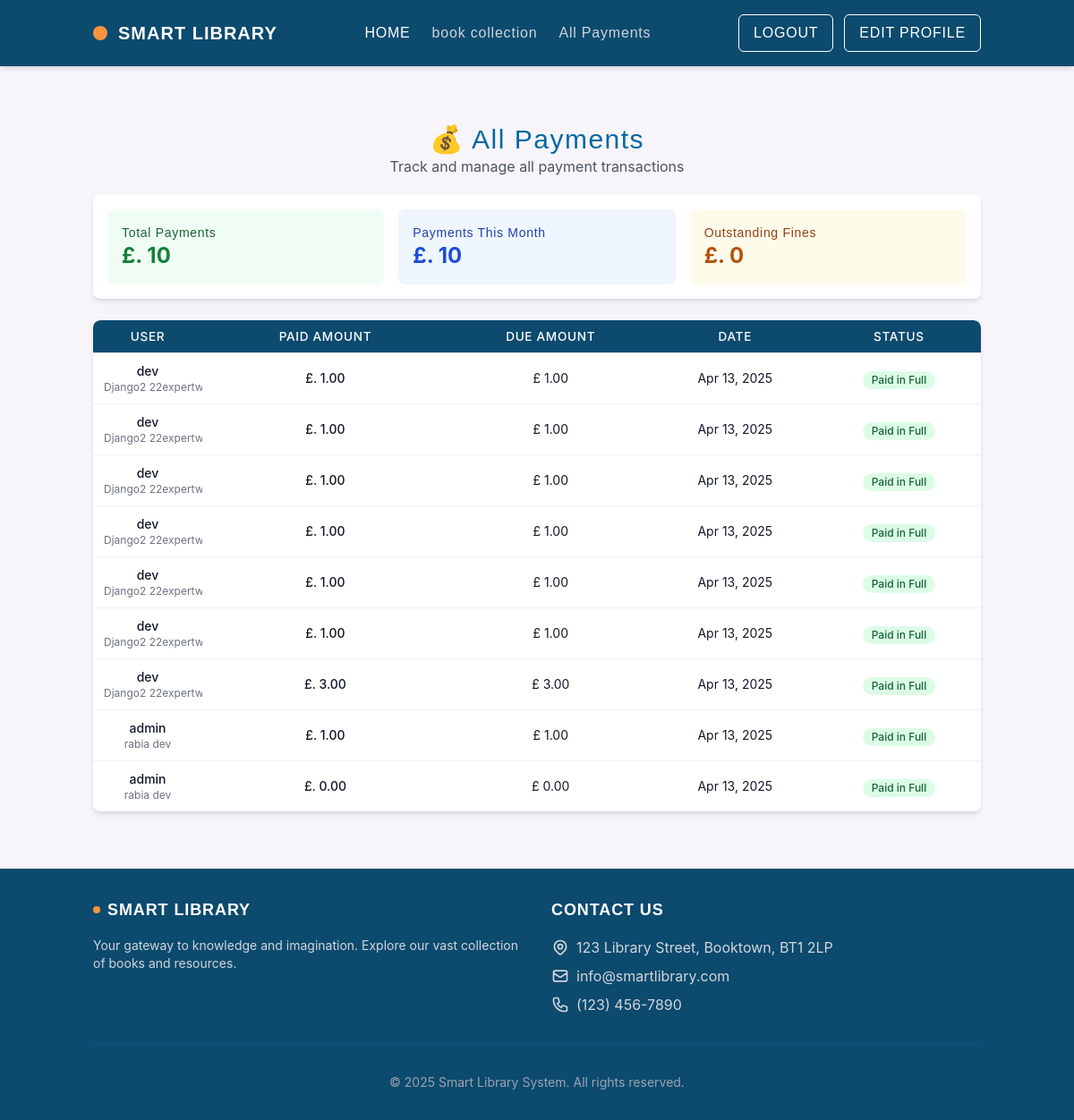
/all-payments/ (signed in), run on an earlier commit of the app's database.
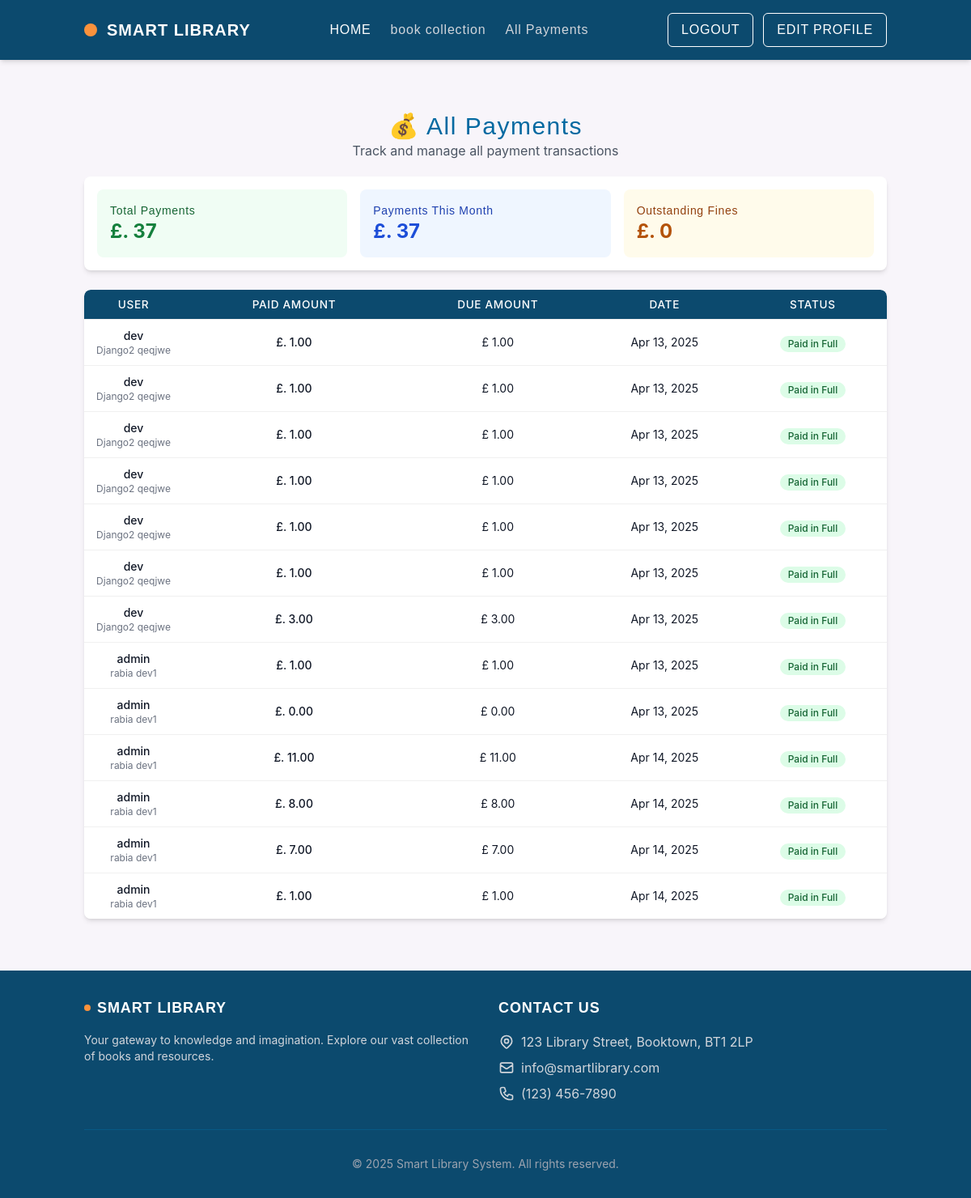
And on a later commit of the database.
### core/models.py (models this page shows, shortened)
class Payment(models.Model):
    fine = models.ForeignKey(Fine, on_delete=models.CASCADE)
    user = models.ForeignKey(settings.AUTH_USER_MODEL, on_delete=models.CASCADE)
    amount = models.DecimalField(max_digits=8, decimal_places=2)
    method = models.CharField(max_length=50)
    payment_date = models.DateField(auto_now_add=True)

class Fine(models.Model):
    borrow_record = models.ForeignKey('BorrowRecord', on_delete=models.CASCADE, related_name='fines')
    amount = models.DecimalField(max_digits=6, decimal_places=2)
    issued_date = models.DateField(auto_now_add=True)
    is_paid = models.BooleanField(default=False)
    paid_date = models.DateField(null=True, blank=True)
    remarks = models.TextField(blank=True, null=True)
    user = models.ForeignKey(settings.AUTH_USER_MODEL, on_delete=models.CASCADE)

### core/views.py (the view)
# urls.py: path('all-payments/', all_payments_view, name='all_payments'),
@login_required
@staff_member_required
def all_payments_view(request):
    payments = Payment.objects.select_related('user', 'fine').all()
    total_payments = payments.aggregate(total=Sum('amount'))['total'] or 0
    outstanding_fines = payments.filter(
        fine__amount__gt=F('amount')
    ).aggregate(total=Sum(F('fine__amount') - F('amount')))['total'] or 0
    now = timezone.now()
    monthly_payments = payments.filter(
        payment_date__year=now.year,
        payment_date__month=now.month
    ).aggregate(total=Sum('amount'))['total'] or 0
    return render(request, 'core/all_payments.html', {
        'payments': payments,
        'outstanding_fines': outstanding_fines,
        'total_payments': total_payments,
        'monthly_payments': monthly_payments
    })

### core/templates/core/all_payments.html (shortened to what this page needs)
{% extends 'base_after_login.html' %}
{% load static %}
{% block extra_head %}
    <link rel="stylesheet" type="text/css" href="{% static 'css/styles.css' %}">
{% endblock %}
{% block content %}
<div class="container mx-auto px-4 py-8">
    <div class="mb-5 text-center">
        <h1 class="lemon-milk text-primary-700 text-3xl">💰 All Payments</h1>
        <p class="text-gray-600">Track and manage all payment transactions</p>
    </div>
    <div class="bg-white shadow-md rounded-lg p-4 mb-6">
        <div class="grid grid-cols-1 md:grid-cols-3 gap-4">
            <div class="bg-green-50 p-4 rounded-lg">
                <h3 class="text-sm font-medium text-green-800">Total Payments</h3>
                <p class="text-2xl font-bold text-green-700">£. {{ total_payments|default:"0" }}</p>
            </div>
            <div class="bg-blue-50 p-4 rounded-lg">
                <h3 class="text-sm font-medium text-blue-800">Payments This Month</h3>
                <p class="text-2xl font-bold text-blue-700">£. {{ monthly_payments|default:"0" }}</p>
            </div>
            <div class="bg-amber-50 p-4 rounded-lg">
                <h3 class="text-sm font-medium text-amber-800">Outstanding Fines</h3>
                <p class="text-2xl font-bold text-amber-700">£. {{ outstanding_fines|default:"0" }}</p>
            </div>
        </div>
    </div>
    <div class="bg-white shadow-md rounded-lg overflow-hidden">
        <div class="overflow-x-auto">
            <table id="book-table" class="min-w-full divide-y divide-gray-200">
                <thead class="bg-gray-50">
                    <tr>
                        <th scope="col" class="px-6 py-3 text-left text-xs font-medium text-gray-500 uppercase tracking-wider">
                            User
                        </th>
                        <th scope="col" class="px-6 py-3 text-left text-xs font-medium text-gray-500 uppercase tracking-wider">
                            Paid Amount
                        </th>
                        <th scope="col" class="px-6 py-3 text-left text-xs font-medium text-gray-500 uppercase tracking-wider">
                            Due Amount
                        </th>
                        <th scope="col" class="px-6 py-3 text-left text-xs font-medium text-gray-500 uppercase tracking-wider">
                            Date
                        </th>
                        <th scope="col" class="px-6 py-3 text-left text-xs font-medium text-gray-500 uppercase tracking-wider">
                            Status
                        </th>
                    </tr>
                </thead>
                <tbody class="bg-white divide-y divide-gray-200">
                    {% for payment in payments %}
                    <tr class="hover:bg-gray-50">
                        <td class="px-6 py-4 whitespace-nowrap">
                            <div class="text-sm font-medium text-gray-900">{{ payment.user.username }}</div>
                            <div class="text-xs text-gray-500">{{ payment.user.first_name }} {{ payment.user.last_name }}</div>
                        </td>
                        <td class="px-6 py-4 whitespace-nowrap">
                            <div class="text-sm font-medium text-gray-900">£. {{ payment.amount }}</div>
                        </td>
                        <td class="px-6 py-4 whitespace-nowrap">
                            <div class="text-sm text-gray-900">£ {{ payment.fine.amount }}</div>
                        </td>
                        <td class="px-6 py-4 whitespace-nowrap">
                            <div class="text-sm text-gray-900">{{ payment.payment_date|date:"M d, Y" }}</div>
                        </td>
                        <td class="px-6 py-4 whitespace-nowrap">
                            {% if payment.amount >= payment.fine.amount %}
                            <span class="inline-flex items-center px-2.5 py-0.5 rounded-full text-xs font-medium bg-green-100 text-green-800">
                                Paid in Full
                            </span>
                            {% else %}
                            <span class="inline-flex items-center px-2.5 py-0.5 rounded-full text-xs font-medium bg-amber-100 text-amber-800">
                                Partially Paid
                            </span>
                            {% endif %}
                        </td>
                    </tr>
                    {% empty %}
                    <tr>
                        <td colspan="5" class="px-6 py-4 text-center text-sm text-gray-500">
                            No payments found.
                        </td>
                    </tr>
                    {% endfor %}
                </tbody>
            </table>
        </div>
    </div>
</div>
{% endblock %}

### core/templates/base_after_login.html (shortened to what this page needs)
<!DOCTYPE html>
<html lang="en">
<head>
    <script src="https://cdn.tailwindcss.com"></script>
    <link href="https://fonts.cdnfonts.com/css/lemon-milk" rel="stylesheet">
    {% block extra_head %}{% endblock %}
    {% load static %}
    <link rel="stylesheet" type="text/css" href="{% static 'css/styles.css' %}">
</head>
<body class="min-h-screen text-gray-800 flex flex-col">
    <header class="bg-primary-900 text-white shadow-md">
        <div class="container mx-auto px-4 py-4 flex items-center justify-between">
            <div class="flex items-center">
                <div class="bg-secondary-400 p-2 rounded-lg mr-3">
                </div>
                <a href="{% url 'home' %}" class="text-xl font-bold text-white lemon-milk link-hover">SMART LIBRARY</a>
            </div>
            <nav class="hidden md:flex space-x-6">
                <a href="{% url 'home' %}" class="text-white font-medium lemon-milk link-hover">HOME</a>
                <a href="{% url 'search_book' %}" class="text-gray-300 hover:text-white font-medium lemon-milk link-hover">book collection</a>
                {% if request.user.is_staff %}
                    <a href="{% url 'all_payments' %}" class="text-gray-300 hover:text-white font-medium lemon-milk link-hover">All Payments</a>
                {% else %}
                    <a href="{% url 'borrowed_books' %}" class="text-gray-300 hover:text-white font-medium lemon-milk link-hover">My Borrowed Books</a>
                    <a href="{% url 'financial_overview' %}" class="text-gray-300 hover:text-white font-medium lemon-milk link-hover">My Payments</a>
                {% endif %}
            </nav>
            <div class="flex items-center space-x-3">
                <a href="{% url 'logout' %}" class="px-4 py-2 border border-white rounded-md text-white hover:bg-white hover:text-primary-900 lemon-milk btn-hover transition-colors">LOGOUT</a>
                <a href="{% url 'edit_profile_page' %}" class="px-4 py-2 border border-white rounded-md text-white hover:bg-white hover:text-primary-900 lemon-milk btn-hover transition-colors">EDIT PROFILE</a>
            </div>
        </div>
    </header>
    <section class="flex-1 p-8">
        {% block content %}
        {% endblock %}
    </section>
    <footer class="bg-primary-900 text-white py-8 mt-auto">
        <div class="container mx-auto px-4">
            <div class="grid grid-cols-1 md:grid-cols-2 gap-8">
                <div>
                    <div class="flex items-center mb-4">
                        <div class="bg-secondary-400 p-1 rounded-lg mr-2">
                        </div>
                        <span class="text-lg font-bold lemon-milk">SMART LIBRARY</span>
                    </div>
                    <p class="text-gray-300 text-sm">Your gateway to knowledge and imagination. Explore our vast collection of books and resources.</p>
                </div>
                <div>
                    <h3 class="text-lg font-bold mb-4 lemon-milk">CONTACT US</h3>
                    <ul class="space-y-2 text-gray-300">
                        <li class="flex items-start">
                            123 Library Street, Booktown, BT1 2LP
                        </li>
                        <li class="flex items-start">
                            <svg xmlns="http://www.w3.org/2000/svg" class="h-5 w-5 mr-2 mt-0.5" fill="none" viewBox="0 0 24 24" stroke="currentColor">
                                <path stroke-linecap="round" stroke-linejoin="round" stroke-width="2" d="M3 8l7.89 5.26a2 2 0 002.22 0L21 8M5 19h14a2 2 0 002-2V7a2 2 0 00-2-2H5a2 2 0 00-2 2v10a2 2 0 002 2z" />
                            </svg>
                            info@smartlibrary.com
                        </li>
                        <li class="flex items-start">
                            (123) 456-7890
                        </li>
                    </ul>
                </div>
            </div>
            <div class="border-t border-primary-800 mt-8 pt-8 text-center text-gray-400 text-sm">
                <p>&copy; 2025 Smart Library System. All rights reserved.</p>
            </div>
        </div>
    </footer>
</body>
</html>

### static/css/styles.css (style rules this page uses)
#book-table { border-collapse: separate; border-spacing: 0; width: 100%; border-radius: 8px; overflow: hidden; table-layout: fixed; }
#book-table thead th { background-color: #0c4a6e; color: white; font-weight: 500; padding: 12px 15px; border: none; text-transform: uppercase; font-size: 0.85rem; letter-spacing: 0.05em; text-align: center; vertical-align: middle; height: auto; white-space: nowrap; }
#book-table tbody tr { transition: all 0.2s ease; }
#book-table tbody td { padding: 12px 15px; border-top: 1px solid #f0f0f0; vertical-align: middle; word-wrap: break-word; overflow: hidden; text-overflow: ellipsis; text-align: center; }
#book-table th:nth-child(1), #book-table td:nth-child(1) { width: 8%; }
#book-table th:nth-child(2), #book-table td:nth-child(2) { width: 12%; }
#book-table th:nth-child(3), #book-table td:nth-child(3) { width: 10%; }
#book-table th:nth-child(4), #book-table td:nth-child(4) { width: 8%; }
#book-table th:nth-child(5), #book-table td:nth-child(5) { width: 12%; }
#book-table th:nth-child(2), #book-table td:nth-child(2) { width: 18%; }
#book-table th:nth-child(3), #book-table td:nth-child(3) { width: 15%; }
#book-table th:nth-child(4), #book-table td:nth-child(4) { width: 12%; }
@media (max-width: 1200px) { #book-table thead th, #book-table tbody td { padding: 10px 12px; } }
#book-table { min-width: 900px; table-layout: fixed; }
.mobile-nav-links a { color: white; font-weight: 500; padding: 0.5rem 0; display: block; border-bottom: 1px solid rgba(255, 255, 255, 0.1); }
.mobile-action-buttons a { display: block; padding: 0.75rem 1rem; text-align: center; border-radius: 0.375rem; font-weight: 500; transition: all 0.3s ease; }

### core/templates/base_after_login.html (style rules this page uses)
body { font-family: 'Inter', sans-serif; background-color: #f8f5fa; }
h1, h2, h3, h4, h5, h6, .lemon-milk { font-family: 'LEMON MILK', sans-serif; letter-spacing: 0.05em; }
.btn-hover { transition: all 0.3s ease; }
.link-hover { position: relative; }
.link-hover::after { content: ''; position: absolute; width: 0; height: 2px; bottom: -2px; left: 0; background-color: currentColor; transition: width 0.3s ease; }

What changed in the data, as far as the page shows it:
changed through a linked row, Payment (number 1 of 13 on the later page): user.last_name "22ex…" → "qeqjwe"
changed through a linked row, Payment (number 2 of 13 on the later page): user.last_name "22ex…" → "qeqjwe"
changed through a linked row, Payment (number 3 of 13 on the later page): user.last_name "22ex…" → "qeqjwe"
changed through a linked row, Payment (number 4 of 13 on the later page): user.last_name "22ex…" → "qeqjwe"
changed through a linked row, Payment (number 5 of 13 on the later page): user.last_name "22ex…" → "qeqjwe"
changed through a linked row, Payment (number 6 of 13 on the later page): user.last_name "22ex…" → "qeqjwe"
changed through a linked row, Payment (number 7 of 13 on the later page): user.last_name "22ex…" → "qeqjwe"
changed through a linked row, Payment (number 8 of 13 on the later page): user.last_name "dev" → "dev1"
changed through a linked row, Payment (number 9 of 13 on the later page): user.last_name "dev" → "dev1"
added Payment: user.username "admin", user.first_name "rabia", user.last_name "dev1", amount "11.00", fine.amount "11.00", payment_date "Apr 14, 2025", shows "Paid in Full"
added Payment: user.username "admin", user.first_name "rabia", user.last_name "dev1", amount "8.00", fine.amount "8.00", payment_date "Apr 14, 2025", shows "Paid in Full"
added Payment: user.username "admin", user.first_name "rabia", user.last_name "dev1", amount "7.00", fine.amount "7.00", payment_date "Apr 14, 2025", shows "Paid in Full"
added Payment: user.username "admin", user.first_name "rabia", user.last_name "dev1", amount "1.00", fine.amount "1.00", payment_date "Apr 14, 2025", shows "Paid in Full"
Also different on the page:
{{ total_payments|default:"0" }}: "10" → "37"
{{ monthly_payments|default:"0" }}: "10" → "37"
